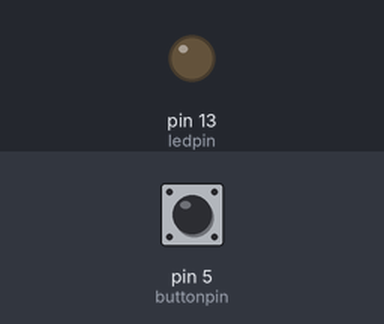
Bench run of a sketch on a simulated Arduino Uno, built with avr-gcc and run on an emulated ATmega328P. Shown: output pins drawn as LEDs (lit = HIGH). The test bench sets the inputs (shaded band); at power-on: pin 5 (buttonpin) LOW.

Above: at 1.2 s.
1.3 s: pin 5 (buttonpin) pulled HIGH for 0.15 s
At 1.8 s:
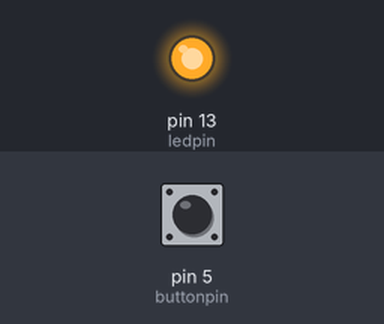
2.9 s: pin 5 (buttonpin) pulled HIGH for 1 s
At 4.3 s:
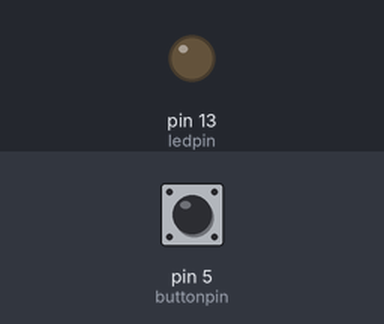
5.4 s: pin 5 (buttonpin) pulled HIGH for 3.2 s
At 6.2 s:
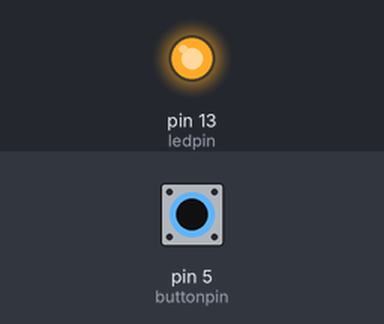
Timing chart, 0 to 8.4 s (numbered marks = the images above; inputs shaded):
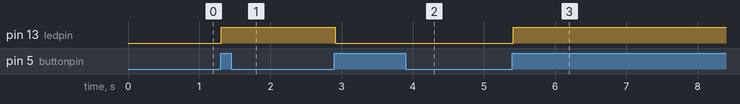

Measured:
- after the input at 1.3 s, pin 13 (ledpin): LOW → HIGH at once
- after the input at 2.9 s, pin 13 (ledpin): HIGH → LOW at once
- after the input at 5.4 s, pin 13 (ledpin): LOW → HIGH at once

The sketch:

Debouncing_1.ino
```cpp
const int ledpin=13;
int ledstate=LOW;
const int buttonpin=5;
boolean buttonstate=LOW;
int count=0;

void setup() {
  // put your setup code here, to run once:
pinMode(buttonpin,INPUT);
pinMode(ledpin,OUTPUT);
}

void loop() {
  // put your main code here, to run repeatedly:
if(debounce(buttonstate)==HIGH&&buttonstate==LOW)
{  count++;
   buttonstate=HIGH; }
   else
   if(debounce(buttonstate)==LOW&&buttonstate==HIGH)
   buttonstate=LOW;
   {if(count%2==1)
   digitalWrite(ledpin,HIGH);
   else
    digitalWrite(ledpin,LOW);}
}

boolean debounce(boolean buttonstate)
{
   boolean nowstate=digitalRead(buttonpin);
   if(buttonstate!=nowstate)
   {   delay(10);
       nowstate=digitalRead(buttonpin);}
       return nowstate;
}
```
